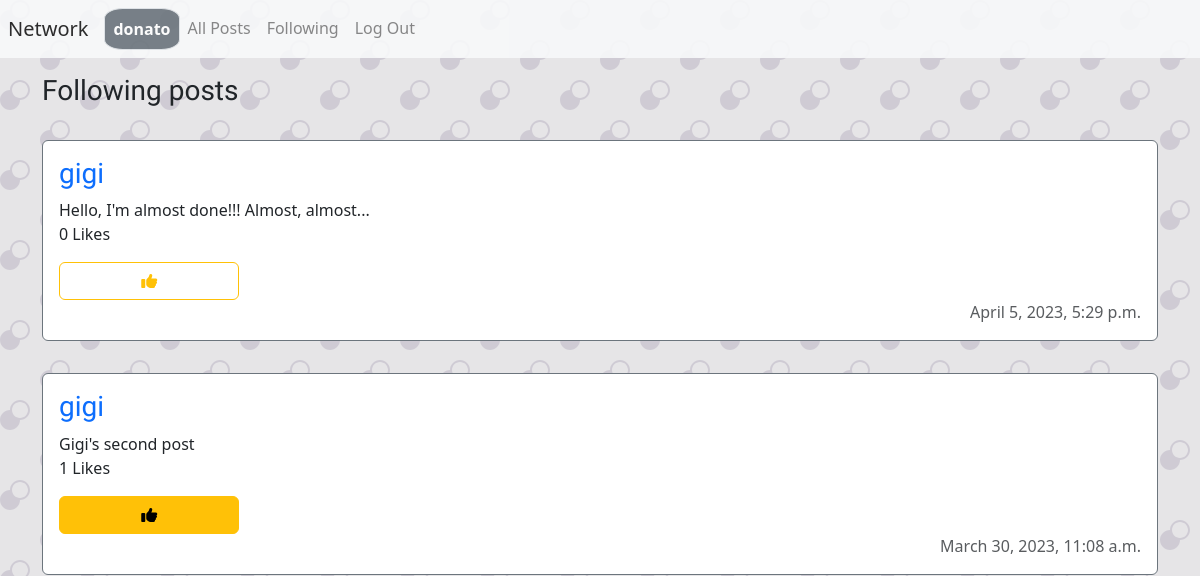
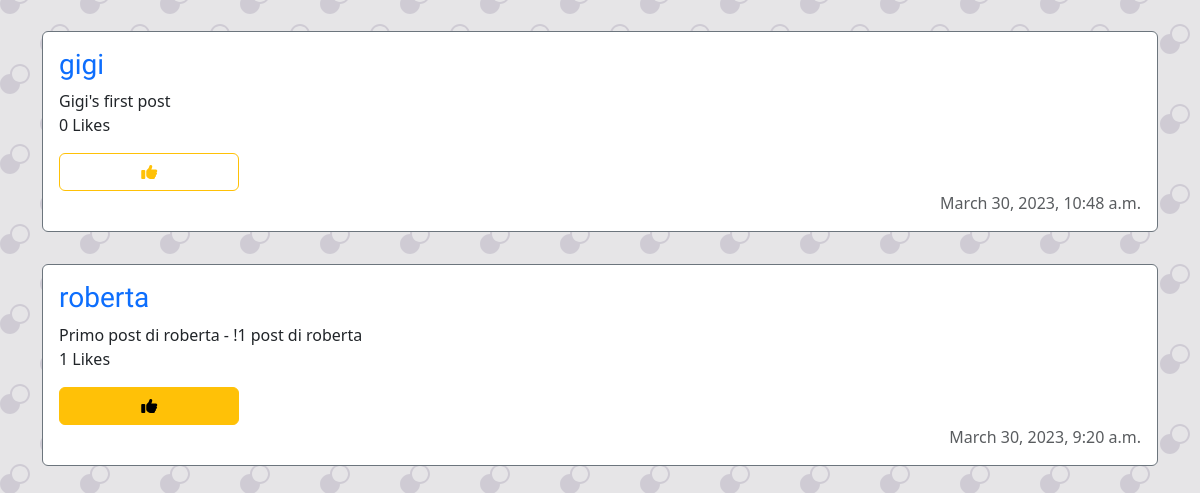
Page /following (signed in) on the earlier database version (2 pictures, top to bottom).
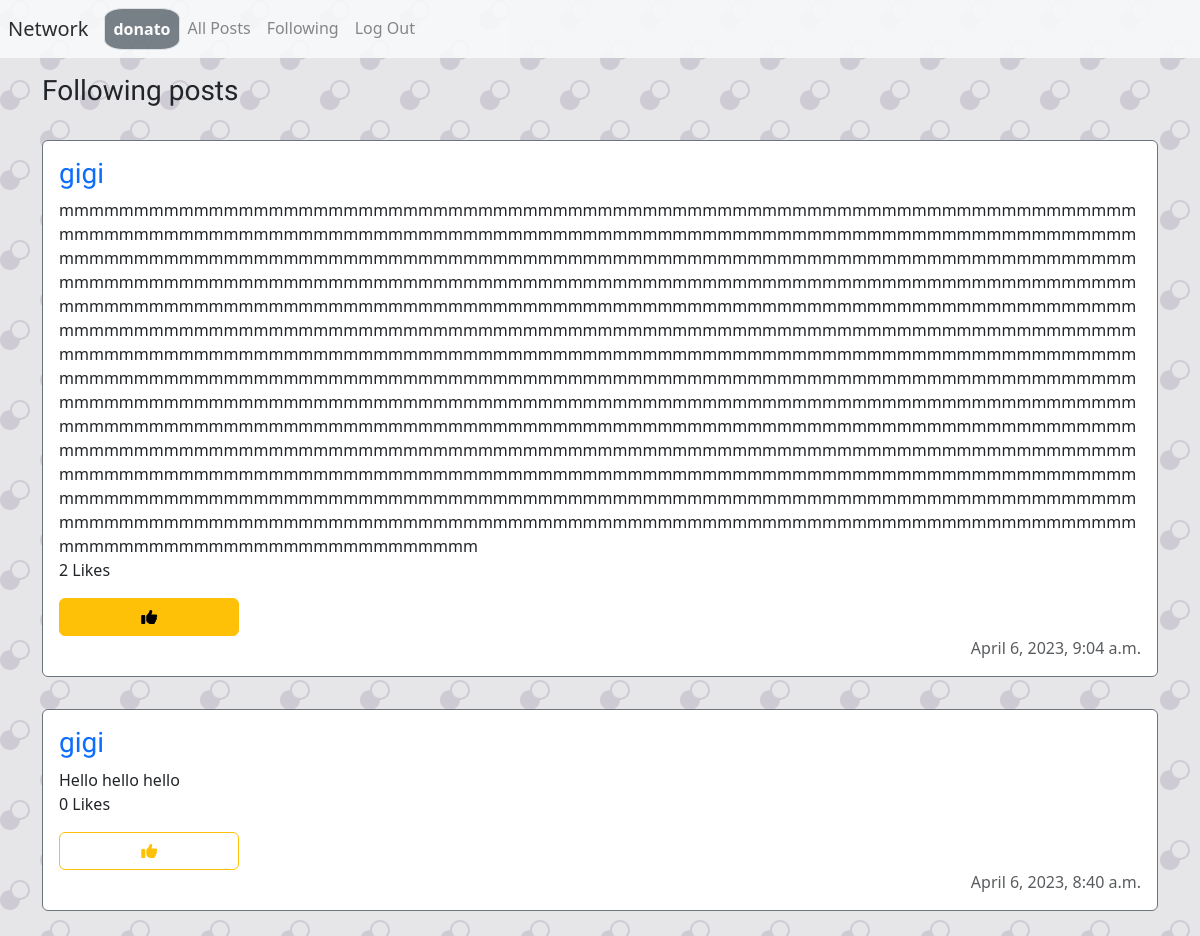
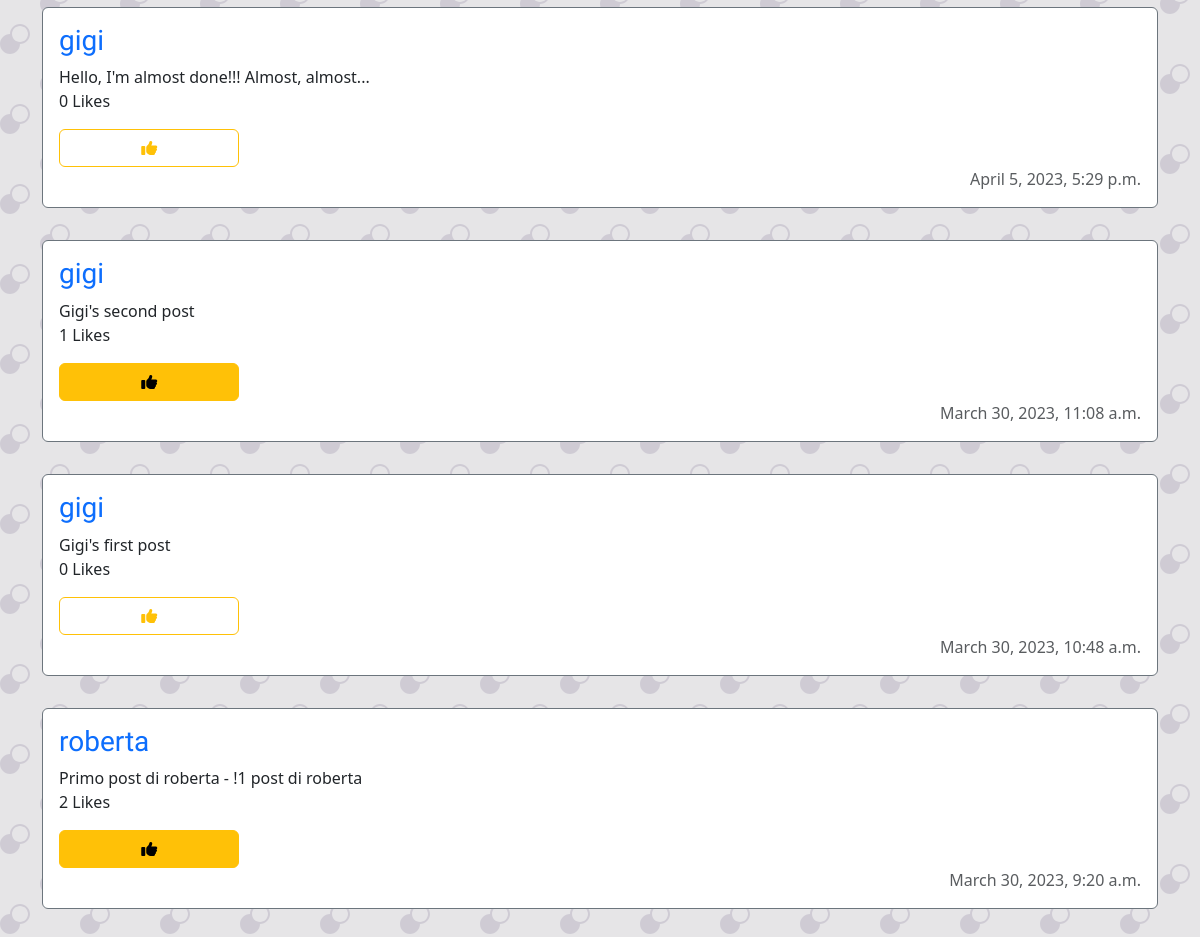
Same page on the later database version (2 pictures, top to bottom).
### network/models.py (models this page shows, shortened)
class User(AbstractUser):
    pass

class Post(models.Model):
    user_id = models.ForeignKey(User, on_delete=models.CASCADE, related_name="user_post")
    content = models.TextField(max_length=280)
    datetime = models.DateTimeField(auto_now_add=True)

### network/views.py (the view)
# urls.py: path("following", views.following, name="following"),
@login_required(login_url="login")
def following(request):
    user_log = User.objects.get(id=request.user.id)
    user_following = Follower.objects.filter(user=user_log)
    allPosts = Post.objects.all().order_by('id').reverse()
    following_posts = []
    for post in allPosts:
        for user in user_following:
            if user.following == post.user_id:
                following_posts.append(post)
    pagePosts = Paginator(following_posts, 10)
    page_number = request.GET.get('page')
    page_obj = pagePosts.get_page(page_number)
    likes = Like.objects.all()
    postYouLiked = []
    try:
        for like in likes:
            if like.user.id == request.user.id:
                postYouLiked.append(like.post.id)
    except:
        postYouLiked = []
    context = {"user_log":user_log,
               "user_following":user_following,
               "following_posts":following_posts,
               "page_obj":page_obj,
               "postYouLiked":postYouLiked
               }
    return render(request, "network/following.html", context)

### network/templates/network/following.html (shortened to what this page needs)
{% extends "network/layout.html" %}
{% block body %}
    <div class="container d-flex flex-column" id="posts">
        <h3 class="my-3">Following posts</h3>
        {% for post in page_obj %}
            <div id="post-div" class="d-flex flex-column border border-secondary rounded p-3 my-3">
                <h3><a href="{% url 'profile' post.user_id %}">{{ post.user_id }}</a></h3>
                <span id="content_{{ post.id }}">{{ post.content }}</span>
                {% if user.is_authenticated %}
                  {% if user.id == post.user_id.id %}
                    <div>
                          <button type="button" class="btn btn-primary" data-bs-toggle="modal" data-bs-target="#modal_edit_post_{{ post.id }}">Edit</button>
                    </div>
                    <div class="modal fade" id="modal_edit_post_{{ post.id }}" tabindex="-1" aria-labelledby="modal_edit_post_{{ post.id }}Label" aria-hidden="true">
                      <div class="modal-dialog">
                      <div class="modal-content">
                          <div class="modal-header">
                          <h1 class="modal-title fs-5" id="exampleModalLabel">Edit Post</h1>
                          <button type="button" class="btn-close" data-bs-dismiss="modal" aria-label="Close"></button>
                          </div>
                          <div class="modal-body">
                            <textarea class="form-control" name="content" id="new_content_{{ post.id }}" cols="30" rows="10">{{ post.content }}</textarea>
                          </div>
                          <div class="modal-footer">
                          <button type="button" class="btn btn-secondary" data-bs-dismiss="modal">Close</button>
                          <button onclick="editPost('{{ post.id}}')"  data-bs-dismiss="modal" type="button" class="btn btn-primary">Save changes</button>
                          </div>
                      </div>
                      </div>
                  </div>
                  {% else %}
                      {% if post.id in postYouLiked %}
                        <p id="like_count_{{ post.id }}">{{ post.posts.count }} Likes</p>
                        <button id="like_{{ post.id }}" onclick="likeHandler('{{ post.id }}')" class="btn btn-warning col-2"><i class="fa-solid fa-thumbs-up"></i></button>
                      {% else %}
                          <p id="like_count_{{ post.id }}">{{ post.posts.count }} Likes</p>
                      <button id="like_{{ post.id }}" onclick="likeHandler('{{ post.id }}')" class="btn btn-outline-warning col-2"><i class="fa-solid fa-thumbs-up"></i></button>
                      {% endif %}
                  {% endif %}
                {% endif %}
                <span class="text-right text-muted">{{ post.datetime }}</span>
            </div>
        {% endfor %}
        <div class="container">
            </div>
</div>
{% endblock %}

### network/templates/network/layout.html (shortened to what this page needs)
{% load static %}
<!DOCTYPE html>
<html lang="en">
    <head>
        <link rel="stylesheet" href="https://stackpath.bootstrapcdn.com/bootstrap/4.4.1/css/bootstrap.min.css">
        <link href="https://cdn.jsdelivr.net/npm/bootstrap@5.3.0-alpha3/dist/css/bootstrap.min.css" rel="stylesheet">
        <link href="{% static 'network/styles.css' %}" rel="stylesheet">
    </head>
    <body>
        <nav id="main-navbar" class="navbar navbar-expand-sm navbar-light bg-light">
            <a class="navbar-brand mx-2" href="{% url "index" %}">Network</a>
            <div>
              <ul class="navbar-nav mr-auto mx-2">
                {% if user.is_authenticated %}
                    <li class="nav-item">
                        <a class="nav-link border bg-secondary text-center" id="user_log" href="{% url 'profile' user.username %}"><strong>{{ user.username }}</strong></a>
                    </li>
                {% endif %}
                <li class="nav-item">
                  <a class="nav-link" href="{% url 'index' %}">All Posts</a>
                </li>
                {% if user.is_authenticated %}
                    <li class="nav-item">
                        <a class="nav-link" href="{% url "following" %}">Following</a>
                    </li>
                    <li class="nav-item">
                        <a class="nav-link" href="{% url 'logout' %}">Log Out</a>
                    </li>
                {% endif %}
              </ul>
            </div>
          </nav>
        <div class="body">
            {% block body %}
            {% endblock %}
        </div>
    </body>
</html>

### network/static/network/styles.css (style rules this page uses)
body { background-color: #e6e5e7; }
h1, h2, h3 { font-family: 'Righteous', cursive; }
.border { border: 1px solid; border-collapse: collapse !important; border-radius: 25%; }
#user_log { color: white; }
a { text-decoration: none; }
div { overflow-wrap: break-word; }
#post-div { background-color: white; }
#main-navbar { opacity: 0.9; }

Differences in the rows shown:
added Post: user_id "gigi", content "mmmmmmmmmmmmmmmmmmmmmmmmmmmmmmmmmmmmmmmmmmmmmmmmmmmmmmmmmmmmmmmmmmmmmmmmmmmmmmmmmmmmmmmmmmmmmmmmmmmmmmmmmmmmmmmmmmmmmmmmmmmmmmmmmmmmmmmmmmmmmmmmmmmmmmmmmmmmmmmmmmmmmmmmmmmmmmmmmmmmmmmmmmmmmmmmmmmmmmmmmmmmmmmmmmmmmmmmmmmmmmmmmmmmmmmmmmmmmmmmmmmmmmmmmmmmmmmmmmmmmmmmmmmmmmmmmmmmmmmmmmmmmmmmmmmmmmmmmmmmmmmmmmmmmmmmmmmmmmmmmmmmmmmmmmmmmmmmmmmmmmmmmmmmmmmmmmmmmmmmmmmmmmmmmmmmmmmmmmmmmmmmmmmmmmmmmmmmmmmmmmmmmmmmmmmmmmmmmmmmmmmmmmmmmmmmmmmmmmmmmmmmmmmmmmmmmmmmmmmmmmmmmmmmmmmmmmmmmmmmmmmmmmmmmmmmmmmmmmmmmmmmmmmmmmmmmmmmmmmmmmmmmmmmmmmmmmmmmmmmmmmmmmmmmmmmmmmmmmmmmmmmmmmmmmmmmmmmmmmmmmmmmmmmmmmmmmmmmmmmmmmmmmmmmmmmmmmmmmmmmmmmmmmmmmmmmmmmmmmmmmmmmmmmmmmmmmmmmmmmmmmmmmmmmmmmmmmmmmmmmmmmmmmmmmmmmmmmmmmm…", posts.count "2", datetime "April 6, 2023, 9:04 a.m."
added Post: user_id "gigi", content "Hello hello hello", posts.count "0", datetime "April 6, 2023, 8:40 a.m."
computed for Post "Primo post di roberta - !1 post di roberta": posts.count "1" → "2"
